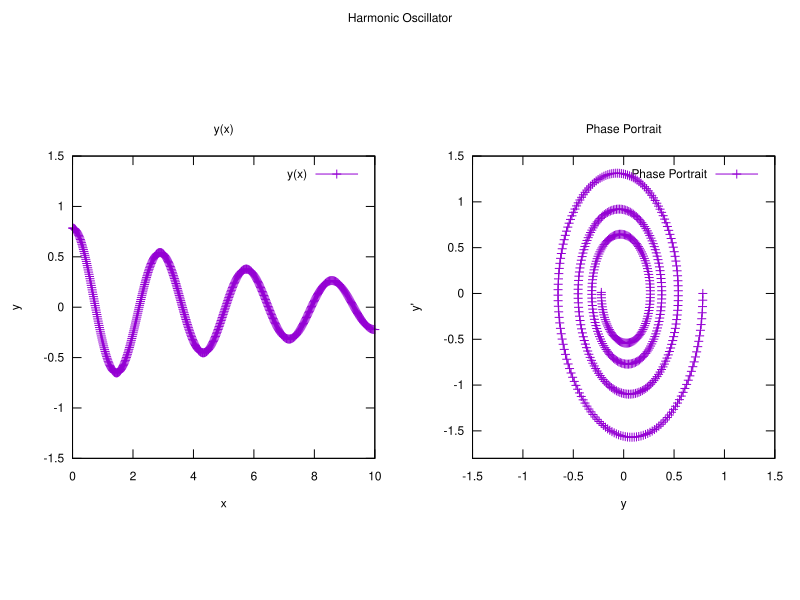

gnuplot code for this plot:
set terminal svg size 800,600 fname 'Helvetica'  # Use SVG output
set output "friction.svg"                             # Output file

set multiplot layout 1,2 title "Harmonic Oscillator"  # 1 row, 2 columns

# First subplot: y(x)
set xlabel "x"
set ylabel "y"
set title "y(x)"
set xrange [0:10]
set yrange [-1.5:1.5]
set size square
plot "friction.txt" using 1:2 with linespoints title "y(x)"


# Second subplot: Phase portrait: y' vs. y
set xlabel "y"
set ylabel "y'"
set title "Phase Portrait"
set xrange [-1.5:1.5]
set yrange [-1.8:1.5]
set size square
plot "friction.txt" using 2:3 with linespoints title "Phase Portrait"

unset multiplot
set output
